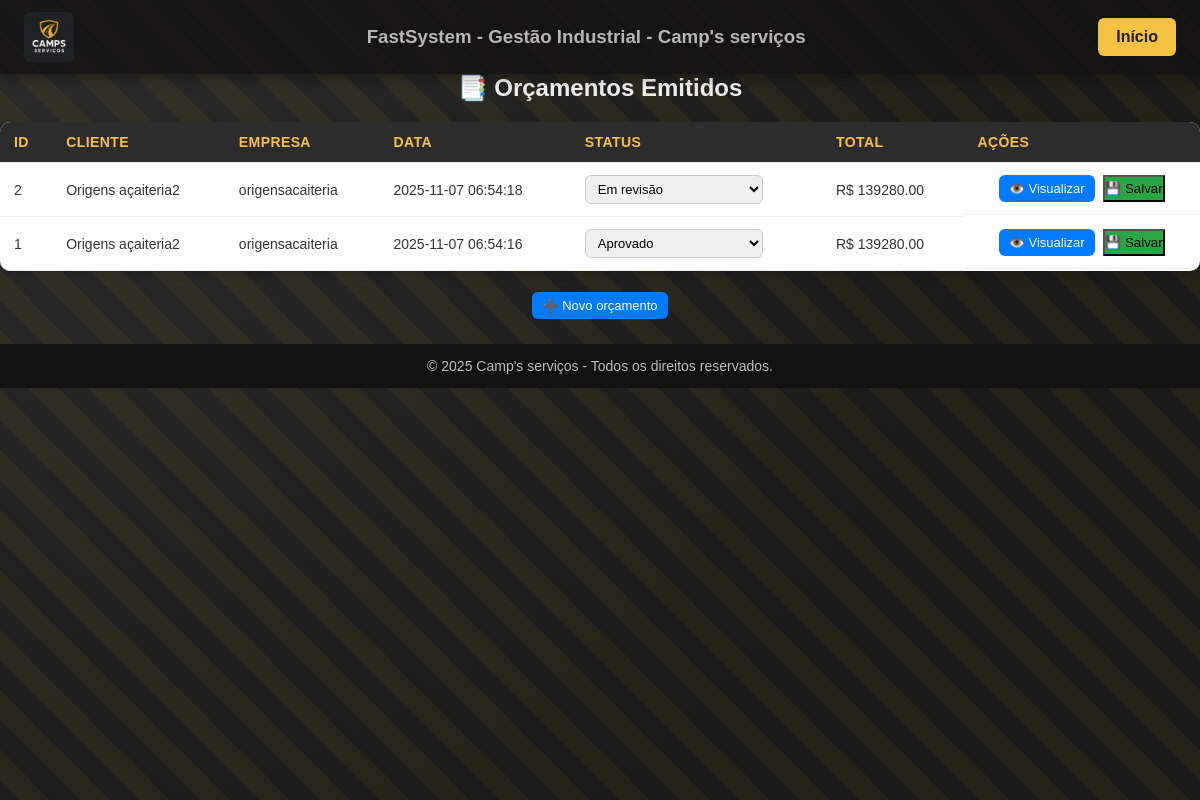
The app's page /orcamentos, older data.
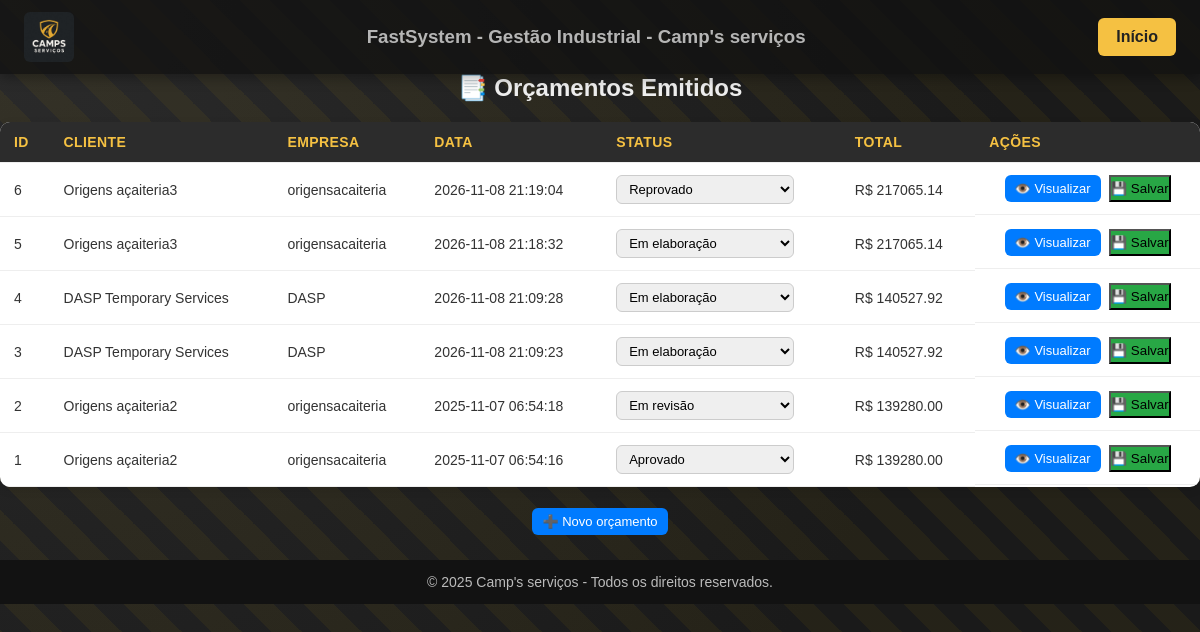
The same page, newer data.
### tables this page shows
CREATE TABLE orcamentos (
    id INTEGER PRIMARY KEY AUTOINCREMENT,
    cliente_id INTEGER,
    cliente_nome TEXT,
    cliente_empresa TEXT,
    data_criacao TIMESTAMP DEFAULT CURRENT_TIMESTAMP,
    status_id INTEGER,
    total_geral REAL,
    observacoes TEXT, endereco TEXT, latitude REAL, longitude REAL,
    FOREIGN KEY (status_id) REFERENCES status(id)
);

CREATE TABLE status (
    id INTEGER PRIMARY KEY AUTOINCREMENT,
    nome TEXT NOT NULL,
    descricao TEXT
);

### app.py (the view, shortened to what this page needs)
@app.route("/orcamentos")
def listar_orcamentos():
    conn = sqlite3.connect("orcamentos.db")
    cur = conn.cursor()
    prazo_validade = timedelta(days=configuracoes.validade_orcamento_dias)
    hoje = datetime.now()
    cur.execute("""
        SELECT id, data_criacao, status_id
        FROM orcamentos
        WHERE status_id != (
            SELECT id FROM status WHERE nome = 'Vencido'
        )
    """)
    orcs = cur.fetchall()
    conn.commit()
    cur.execute("SELECT id, nome FROM status ORDER BY id")
    status_opcoes = cur.fetchall()
    cur.execute("""
        SELECT o.id,
               o.cliente_nome,
               o.cliente_empresa,
               o.data_criacao,
               s.nome AS status_nome,
               o.status_id,
               o.total_geral
        FROM orcamentos o
        LEFT JOIN status s ON o.status_id = s.id
        ORDER BY o.data_criacao DESC
    """)
    orcamentos = cur.fetchall()
    conn.close()
    return render_template(
        "orcamentos_lista.html",
        orcamentos=orcamentos,
        status_opcoes=status_opcoes
    )

### app.py (called while the page is built)
@app.context_processor
def inject_config():
    return dict(
        empresa_nome=configuracoes.nome_empresa,
        empresa_slogan=configuracoes.slogan_empresa,
        empresa_site=configuracoes.site_empresa,
        empresa_email=configuracoes.email_empresa,
        sistema_nome=configuracoes.nome_sistema
    )

### templates/orcamentos_lista.html (shortened to what this page needs)
{% extends "base.html" %}
{% block content %}
<h2>📑 Orçamentos Emitidos</h2>
<table class="tabela-orcamentos">
  <thead>
    <tr>
      <th>ID</th>
      <th>Cliente</th>
      <th>Empresa</th>
      <th>Data</th>
      <th>Status</th>
      <th>Total</th>
      <th>Ações</th>
    </tr>
  </thead>
  <tbody>
    {% for id, nome, empresa, data, status_nome, status_id, total in orcamentos %}
    <tr>
      <td>{{ id }}</td>
      <td>{{ nome }}</td>
      <td>{{ empresa }}</td>
      <td>{{ data }}</td>
      <td>
        <select name="status" class="status-select" data-orcamento="{{ id }}">
          {% for s_id, s_nome in status_opcoes %}
            <option value="{{ s_id }}" {% if s_id == status_id %}selected{% endif %}>{{ s_nome }}</option>
          {% endfor %}
        </select>
      </td>
      <td>R$ {{ "%.2f"|format(total|float) }}</td>
      <td class="actions">
        <a href="/orcamento/{{ id }}" class="btn btn-visualizar">👁️ Visualizar</a>
        <button class="btn btn-salvar" data-orcamento="{{ id }}">💾 Salvar</button>
      </td>
    </tr>
    {% endfor %}
  </tbody>
</table>
<div style="text-align:center;margin-top:25px;">
  <a href="/cotador" class="btn">➕ Novo orçamento</a>
</div>
{% endblock %}

### templates/base.html (shortened to what this page needs)
<!DOCTYPE html>
<html lang="pt-br">
<head>
</head>
<body>
    <div class="background-texture"></div>
<header>
    <img src="{{ url_for('static', filename='logo.jpeg') }}" alt="Logo da Empresa">
    <h3 style="text-align: left; color: #eeeeeebe;"> {{ sistema_nome }} - {{ empresa_nome }} </h3>
    <a href="{{ url_for('inicio') }}">Início</a>
</header>
    {% block content %}{% endblock %}
<footer>
    © 2025 {{ empresa_nome }} - Todos os direitos reservados.
</footer>
</body>
</html>

### templates/orcamentos_lista.html (style rules this page uses)
h2 { text-align: center; margin-bottom: 20px; color: #eee; }
table { width: 100%; border-collapse: collapse; background: white; border-radius: 10px; overflow: hidden; box-shadow: 0 3px 10px rgba(0,0,0,0.1); }
th, td { padding: 12px 14px; border-bottom: 1px solid #eee; text-align: left; font-size: 14px; }
td { color: #333; }
a.btn, button.btn-small { text-decoration: none; background: #007bff; color: white; padding: 6px 10px; border-radius: 6px; font-size: 13px; transition: 0.2s; border: none; cursor: pointer; }
.status-select { padding: 5px 8px; border-radius: 6px; border: 1px solid #ccc; font-size: 13px; }
.actions { text-align: center; display: flex; gap: 8px; justify-content: center; }
.btn-visualizar { background: #007bff; }
.btn-salvar { background: #28a745; }

Row changes from the older to the newer data that the page shows:
added orcamentos: id "6", cliente_nome "Origens açaiteria3", cliente_empresa "origensacaiteria", data_criacao "2026-11-08 21:19:04", status "Reprovado", total_geral "217065.14"
added orcamentos: id "5", cliente_nome "Origens açaiteria3", cliente_empresa "origensacaiteria", data_criacao "2026-11-08 21:18:32", total_geral "217065.14"
added orcamentos: id "4", cliente_nome "DASP Temporary Services", cliente_empresa "DASP", data_criacao "2026-11-08 21:09:28", total_geral "140527.92"
added orcamentos: id "3", cliente_nome "DASP Temporary Services", cliente_empresa "DASP", data_criacao "2026-11-08 21:09:23", total_geral "140527.92"
